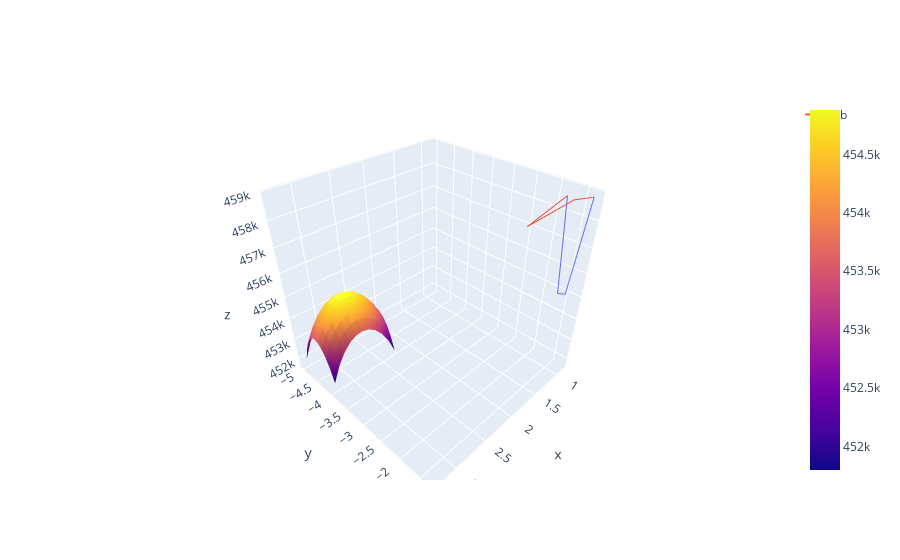

The notebook cell saved with this chart:
### Code cell
import plotly.express as px
import pandas as pd
import plotly.graph_objects as go

x = x_list
y = y_list
z = total_ELBO_list[-1]
color1=["b" for i in range(len(x_list))]
df = pd.DataFrame({"x": x, "y":y, "z":z, "color":color1})

fig1 = px.line_3d(df, x="x", y="y", z="z", color="color" ,color_discrete_map={ "a": "RebeccaPurple"})

x2 = init_x
y2 = init_y
z2 = elbo_init
df = pd.DataFrame({"x": x2, "y":y2, "z":z2})

fig2 = px.line_3d(df, x="x", y="y", z="z")

fig3 = go.Figure(data=[go.Surface(x=h_list, y=v_list, z=loss_surface)])

fig = go.Figure(data = fig1.data + fig2.data +fig3.data)
fig.show()
